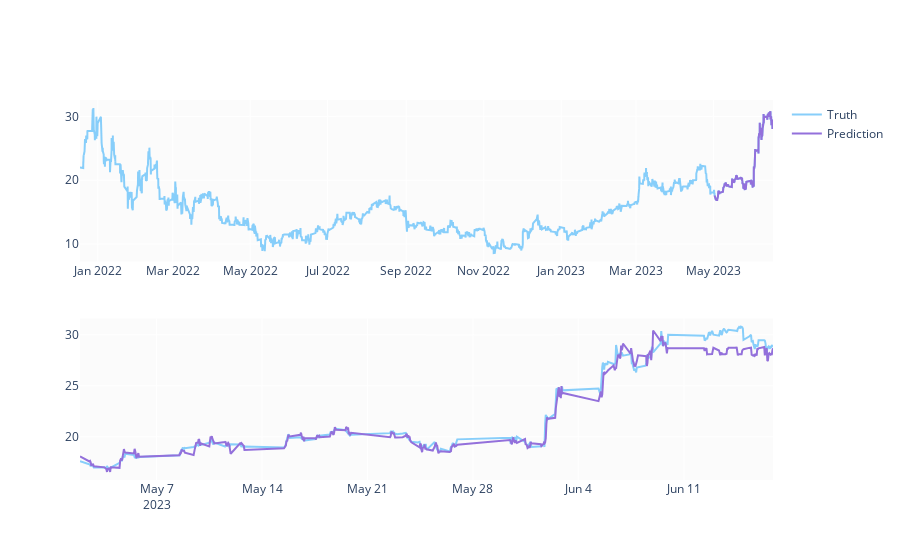

The notebook cell saved with this chart:
### Code cell
predicted_prices = df.loc[test_split_idx+1:].copy()
predicted_prices['Close'] = y_pred

fig = make_subplots(rows=2, cols=1)
fig.add_trace(go.Scatter(x=df.Date, y=df.close,
                         name='Truth',
                         marker_color='LightSkyBlue'), row=1, col=1)

fig.add_trace(go.Scatter(x=predicted_prices.Date,
                         y=predicted_prices.close,
                         name='Prediction',
                         marker_color='MediumPurple'), row=1, col=1)

fig.add_trace(go.Scatter(x=predicted_prices.Date,
                         y=y_test,
                         name='Truth',
                         marker_color='LightSkyBlue',
                         showlegend=False), row=2, col=1)

fig.add_trace(go.Scatter(x=predicted_prices.Date,
                         y=y_pred,
                         name='Prediction',
                         marker_color='MediumPurple',
                         showlegend=False), row=2, col=1)

fig.show()

### Figure 1 — Plotly figure (JSON) as saved in the notebook; plotly's stock layout.template omitted (floating-point values rounded to 4 significant figures; data arrays with more than 128 entries replaced by an {"elided": "..."} marker saying what was removed)
{"data": [{"marker": {"color": "LightSkyBlue"}, "name": "Truth", "type": "scatter", "x": {"elided": "3743 str values"}, "xaxis": "x", "y": {"elided": "3743 float values"}, "yaxis": "y"}, {"marker": {"color": "MediumPurple"}, "name": "Prediction", "type": "scatter", "x": {"elided": "374 str values"}, "xaxis": "x", "y": {"elided": "374 float values"}, "yaxis": "y"}, {"marker": {"color": "LightSkyBlue"}, "name": "Truth", "showlegend": false, "type": "scatter", "x": {"elided": "374 str values"}, "xaxis": "x2", "y": {"elided": "374 float values"}, "yaxis": "y2"}, {"marker": {"color": "MediumPurple"}, "name": "Prediction", "showlegend": false, "type": "scatter", "x": {"elided": "374 str values"}, "xaxis": "x2", "y": {"elided": "374 float values"}, "yaxis": "y2"}], "layout": {"xaxis": {"anchor": "y", "domain": [0, 1]}, "xaxis2": {"anchor": "y2", "domain": [0, 1]}, "yaxis": {"anchor": "x", "domain": [0.575, 1]}, "yaxis2": {"anchor": "x2", "domain": [0, 0.425]}}}
